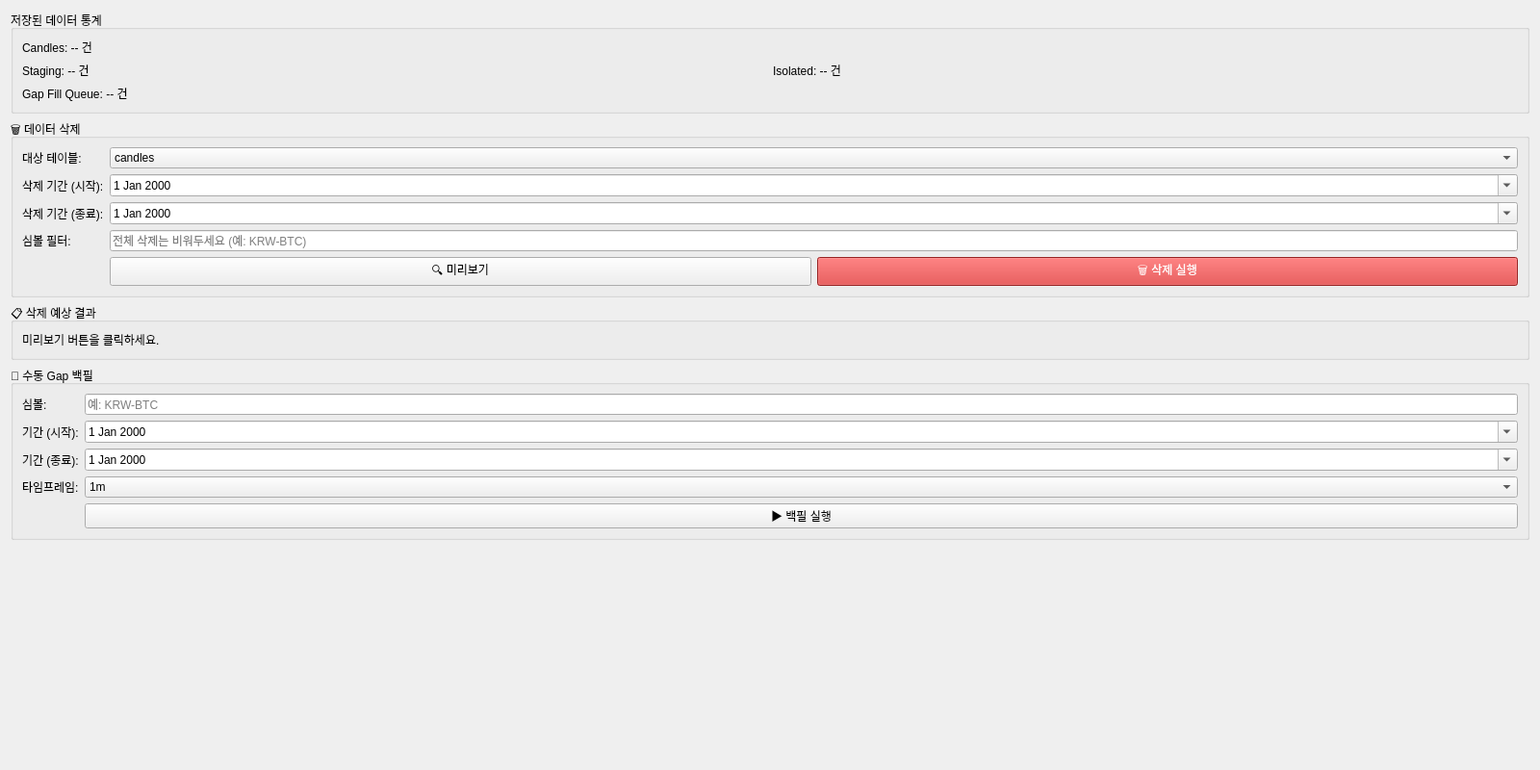
<?xml version="1.0" encoding="UTF-8"?>
<ui version="4.0">
 <class>DataMgmtTab</class>
 <widget class="QWidget" name="DataMgmtTab">
  <property name="geometry">
   <rect>
    <x>0</x>
    <y>0</y>
    <width>1600</width>
    <height>800</height>
   </rect>
  </property>
  <layout class="QVBoxLayout" name="vLayout_data_mgmt">
   <item>
    <widget class="QGroupBox" name="groupBox_data_stats">
     <property name="title">
      <string>저장된 데이터 통계</string>
     </property>
     <layout class="QGridLayout" name="gridLayout_data_stats">
      <item row="0" column="0">
       <widget class="QLabel" name="label_dm_candles_count">
        <property name="text">
         <string>Candles: -- 건</string>
        </property>
       </widget>
      </item>
      <item row="1" column="0">
       <widget class="QLabel" name="label_dm_staging_count">
        <property name="text">
         <string>Staging: -- 건</string>
        </property>
       </widget>
      </item>
      <item row="1" column="1">
       <widget class="QLabel" name="label_dm_isolated_count">
        <property name="text">
         <string>Isolated: -- 건</string>
        </property>
       </widget>
      </item>
      <item row="2" column="0">
       <widget class="QLabel" name="label_dm_gap_count">
        <property name="text">
         <string>Gap Fill Queue: -- 건</string>
        </property>
       </widget>
      </item>
     </layout>
    </widget>
   </item>
   <item>
    <widget class="QGroupBox" name="groupBox_data_delete">
     <property name="title">
      <string>🗑️ 데이터 삭제</string>
     </property>
     <layout class="QFormLayout" name="formLayout_delete">
      <item row="0" column="0">
       <widget class="QLabel">
        <property name="text"><string>대상 테이블:</string></property>
       </widget>
      </item>
      <item row="0" column="1">
       <widget class="QComboBox" name="combo_delete_table">
        <item><property name="text"><string>candles</string></property></item>
        <item><property name="text"><string>staging_candles</string></property></item>
        <item><property name="text"><string>isolated_candles</string></property></item>
        <item><property name="text"><string>gap_fill_queue</string></property></item>
       </widget>
      </item>
      <item row="1" column="0">
       <widget class="QLabel">
        <property name="text"><string>삭제 기간 (시작):</string></property>
       </widget>
      </item>
      <item row="1" column="1">
       <widget class="QDateEdit" name="date_delete_start">
        <property name="calendarPopup">
         <bool>true</bool>
        </property>
       </widget>
      </item>
      <item row="2" column="0">
       <widget class="QLabel">
        <property name="text"><string>삭제 기간 (종료):</string></property>
       </widget>
      </item>
      <item row="2" column="1">
       <widget class="QDateEdit" name="date_delete_end">
        <property name="calendarPopup">
         <bool>true</bool>
        </property>
       </widget>
      </item>
      <item row="3" column="0">
       <widget class="QLabel">
        <property name="text"><string>심볼 필터:</string></property>
       </widget>
      </item>
      <item row="3" column="1">
       <widget class="QLineEdit" name="edit_delete_symbol">
        <property name="placeholderText">
         <string>전체 삭제는 비워두세요 (예: KRW-BTC)</string>
        </property>
       </widget>
      </item>
      <item row="4" column="1">
       <layout class="QHBoxLayout">
        <item>
         <widget class="QPushButton" name="btn_delete_preview">
          <property name="text"><string>🔍 미리보기</string></property>
         </widget>
        </item>
        <item>
         <widget class="QPushButton" name="btn_delete_execute">
          <property name="text"><string>🗑️ 삭제 실행</string></property>
          <property name="styleSheet">
           <string notr="true">background-color: #d32f2f; color: white;</string>
          </property>
         </widget>
        </item>
       </layout>
      </item>
     </layout>
    </widget>
   </item>
   <item>
    <widget class="QGroupBox" name="groupBox_delete_preview">
     <property name="title">
      <string>📋 삭제 예상 결과</string>
     </property>
     <layout class="QVBoxLayout">
      <item>
       <widget class="QLabel" name="label_delete_preview">
        <property name="text">
         <string>미리보기 버튼을 클릭하세요.</string>
        </property>
        <property name="wordWrap">
         <bool>true</bool>
        </property>
       </widget>
      </item>
     </layout>
    </widget>
   </item>
   <item>
    <widget class="QGroupBox" name="groupBox_manual_backfill">
     <property name="title">
      <string>🔄 수동 Gap 백필</string>
     </property>
     <layout class="QFormLayout" name="formLayout_backfill">
      <item row="0" column="0">
       <widget class="QLabel">
        <property name="text"><string>심볼:</string></property>
       </widget>
      </item>
      <item row="0" column="1">
       <widget class="QLineEdit" name="edit_backfill_symbol">
        <property name="placeholderText">
         <string>예: KRW-BTC</string>
        </property>
       </widget>
      </item>
      <item row="1" column="0">
       <widget class="QLabel">
        <property name="text"><string>기간 (시작):</string></property>
       </widget>
      </item>
      <item row="1" column="1">
       <widget class="QDateEdit" name="date_backfill_start">
        <property name="calendarPopup">
         <bool>true</bool>
        </property>
       </widget>
      </item>
      <item row="2" column="0">
       <widget class="QLabel">
        <property name="text"><string>기간 (종료):</string></property>
       </widget>
      </item>
      <item row="2" column="1">
       <widget class="QDateEdit" name="date_backfill_end">
        <property name="calendarPopup">
         <bool>true</bool>
        </property>
       </widget>
      </item>
      <item row="3" column="0">
       <widget class="QLabel">
        <property name="text"><string>타임프레임:</string></property>
       </widget>
      </item>
      <item row="3" column="1">
       <widget class="QComboBox" name="combo_backfill_tf">
        <item><property name="text"><string>1m</string></property></item>
        <item><property name="text"><string>5m</string></property></item>
        <item><property name="text"><string>1h</string></property></item>
        <item><property name="text"><string>1d</string></property></item>
       </widget>
      </item>
      <item row="4" column="1">
       <widget class="QPushButton" name="btn_backfill_execute">
        <property name="text"><string>▶️ 백필 실행</string></property>
       </widget>
      </item>
     </layout>
    </widget>
   </item>
   <item>
    <spacer name="verticalSpacer_data_mgmt">
     <property name="orientation">
      <enum>Qt::Vertical</enum>
     </property>
     <property name="sizeHint" stdset="0">
      <size>
       <width>20</width>
       <height>40</height>
      </size>
     </property>
    </spacer>
   </item>
  </layout>
 </widget>
 <resources/>
 <connections/>
</ui>
